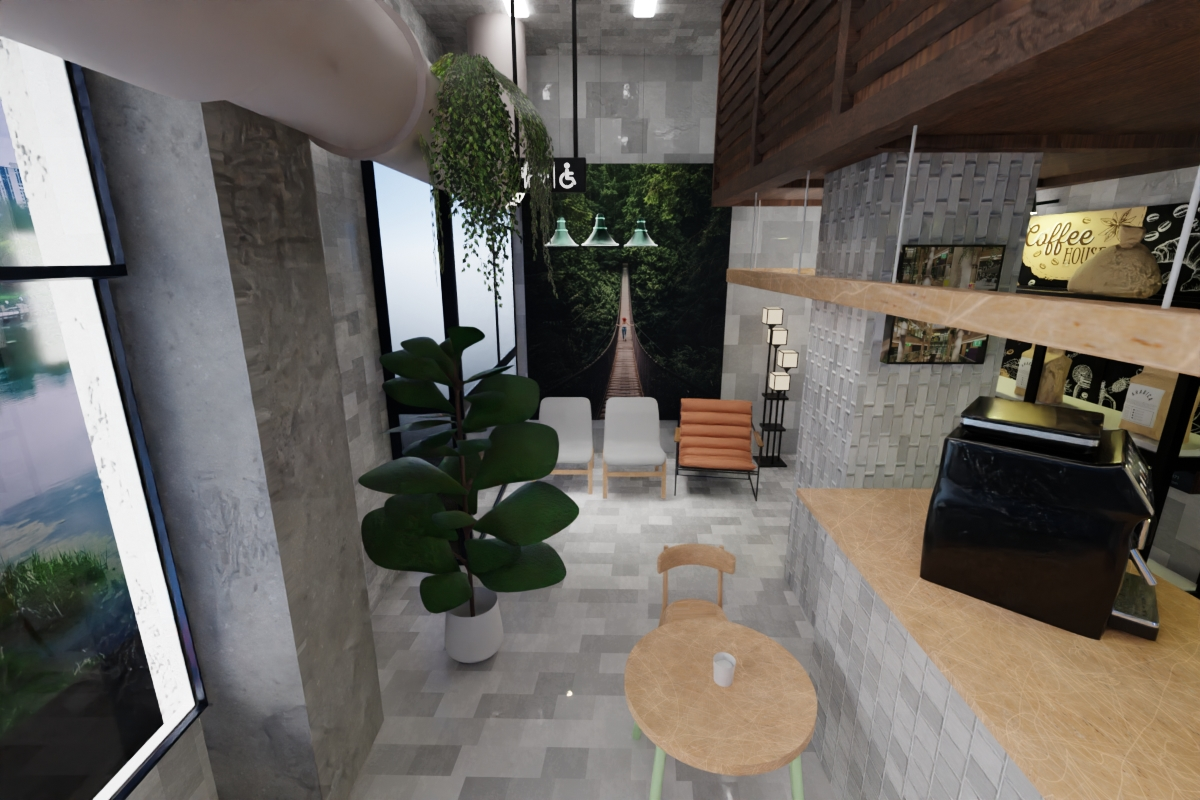
//> input picture input/first.bmp, 1200 x 800 px
$ ./main   (built with g++ and OpenCV 4)
//> lines starting //> are read from the running program, lines starting //| are printed output that depends on the picture
#include <iostream>
#include <string>
#include <fstream>
#include <Windows.h>
#include <cstdio>
#include <cstdint>
#include <algorithm>
#include <opencv2/opencv.hpp>
#include <vector>
#include <tuple>
#include <chrono>
using namespace std;
using namespace cv;
struct size
{
    int width;
    int height;
};
struct coord
{
    int x;
    int y;
};
class matrix
{
public:
    int row;
    int colm;
    double ** data;
    matrix(int r, int c) : row(r), colm(c) {
        data = new double*[row];
        for (int i = 0; i < row; i++) {
            data[i] = new double[colm];
        }
    }
    matrix(int r, int c, double ** d) : row(r), colm(c), data(d) {}
    matrix innerP(const matrix& other)
    {
        if (colm != other.row) {
            throw invalid_argument("ERROR: invalid product!");
        }
        matrix result(row, other.colm);
        for (int i = 0; i < row; i++) {
            for (int j = 0; j < other.colm; j++) {
                result.data[i][j] = 0;
                for (int k = 0; k < colm; k++) {
                    result.data[i][j] += data[i][k] * other.data[k][j];
                }
            }
        }
        return result;
    }
    matrix transpose()
    {
        matrix result(colm, row);
        for (int i = 0; i < row; i++) {
            for (int j = 0; j < colm; j++) {
                result.data[j][i] = data[i][j];
            }
        }
        return result;
    }
    //K의 역행렬, 특수한 경우로 일반적 역행렬에서 사용 금지 3x3
    matrix Kinv()
    {
        double ** invdata = new double*[3];
        for (int i = 0; i < 3; i++) {
            invdata[i] = new double[3];
        }
        invdata[0][0] = 1/data[0][0];
        invdata[0][1] = 0;
        invdata[0][2] = -data[0][2]/data[0][0];
        invdata[1][0] = 0;
        invdata[1][1] = 1/data[1][1];
        invdata[1][2] = -data[1][2]/data[1][1];
        invdata[2][0] = 0;
        invdata[2][1] = 0;
        invdata[2][2] = 1;
        return matrix(3, 3, invdata);
    }
    void print()
    {
        for (int i = 0; i < row; i++) {
            for (int j = 0; j < colm; j++) {
                cout << data[i][j] << " ";
            }
            cout << endl;
        }
    }
    ~matrix() {
        for (int i = 0; i < row; i++) {
            delete[] data[i];
        }
        delete[] data;
    }
};
struct calib
{
    matrix * K;
    matrix * R;
    matrix * T;
};
struct orbData
{
    vector<KeyPoint> prevKeypoint;
    vector<KeyPoint> nextKeypoint;
    vector<vector<DMatch>> matches;
};
struct cvHomographyResult
{
    Mat H;
    vector<Point2f> prevKeypoints;
    vector<Point2f> nextKeypoints;
    vector<DMatch> acceptMatch;
};
//좌표를 이미지 데이터 배열의 인덱스로 변환하는 함수
int cordtoidx(const struct size& imgSize, const struct coord& c){
        int temp = imgSize.height - 1 - c.y;
        return (temp * imgSize.width + c.x) * 3;
    }
/**
 * @brief BMP 파일을 로드하여 픽셀 데이터를 메모리에 할당합니다.
 * * @param filename 로드할 BMP 파일의 경로
 * @param[out] imgSize 로드된 이미지의 가로, 세로 크기가 저장될 구조체
 * @param[out] bmpFHeader 파일 헤더 정보를 담을 구조체 포인터
 * @param[out] bmpIHeader 정보 헤더 정보를 담을 구조체 포인터
 * @return 성공 시 할당된 픽셀 데이터의 포인터(BYTE*), 실패 시 nullptr 반환
 * @note 반환된 포인터는 사용 후 반드시 delete[]를 통해 메모리를 해제해야 합니다.
 */
BYTE * loadfile(const string filename, struct size& imgSize,BITMAPFILEHEADER* bmpFHeader, BITMAPINFOHEADER * bmpIHeader )
{
    printf("Loading file: %s\n", filename.c_str());
    ifstream file(filename, ios::binary);
    if (!file.is_open()) {
        cerr << "Error opening file: " << filename << endl;
        return nullptr;
    }
    file.read((char*)bmpFHeader, sizeof(BITMAPFILEHEADER));
    file.read((char*)bmpIHeader, sizeof(BITMAPINFOHEADER));
    if(bmpFHeader->bfType != 0x4D42) {
        cerr << "Not a valid BMP file: " << filename << endl;
        return nullptr;
    }
    imgSize.width = bmpIHeader->biWidth;
    imgSize.height = bmpIHeader->biHeight;
    printf("Width: %d, Height: %d\n", imgSize.width, imgSize.height);
    uint32_t dataSize = bmpIHeader->biSizeImage;
    if (dataSize == 0) {
        dataSize = imgSize.width * imgSize.height * (bmpIHeader->biBitCount / 8);
    }
    file.seekg(bmpFHeader->bfOffBits, std::ios::beg);
    BYTE* imgData = new BYTE[dataSize];
    file.read((char*)imgData, dataSize);
    file.close();
    return imgData;
}
/**
 * @brief 메모리에 있는 이미지 데이터를 BMP 파일로 저장합니다.
 * * @param filename 저장할 파일의 이름 (경로 포함)
 * @param imgSize 이미지의 가로, 세로 크기 정보
 * @param bmpFHeader 파일에 기록할 BITMAPFILEHEADER 구조체
 * @param bmpIHeader 파일에 기록할 BITMAPINFOHEADER 구조체
 * @param imgData 파일에 쓸 픽셀 데이터 배열의 포인터
 * @return void
 * * @details
 * 제공된 헤더 정보를 바탕으로 BMP 파일을 생성합니다.
 */
void savefile(const string filename, const struct size imgSize, const BITMAPFILEHEADER bmpFHeader, const BITMAPINFOHEADER bmpIHeader, const BYTE* imgData)
{
    ofstream file(filename, ios::binary);
    if (!file.is_open()) {
        cerr << "Error opening file for writing: " << filename << endl;
        return;
    }
    file.write((char*)&bmpFHeader, sizeof(BITMAPFILEHEADER));
    file.write((char*)&bmpIHeader, sizeof(BITMAPINFOHEADER));
    file.seekp(bmpFHeader.bfOffBits, std::ios::beg);
    uint32_t dataSize = bmpIHeader.biSizeImage;
    if (dataSize == 0) {
        dataSize = imgSize.width * imgSize.height * (bmpIHeader.biBitCount / 8);
    }
    file.write((char*)imgData, dataSize);
    file.close();
}
/**
 * @brief 사각형 영역을 지정하여 마스킹을 위한 이미지 마스크 데이터를 생성합니다.
 *
 * @param imgSize       대상 이미지의 해상도 정보 (가로, 세로 크기)
 * @param maskingCords  사각형의 꼭짓점 좌표 배열 (순서: [0]=ul, [1]=ur, [2]=dl, [3]=dr)
 *
 * @return BYTE*        동적 할당된 마스크 데이터 바이트 배열 포인터
 *                      (사용 후 반드시 delete[]로 메모리를 해제해야 합니다.)
 * @see masking
 */
BYTE * makeQuadMask(struct size imgSize, const coord * maskingCords)
{
    BYTE * maskdata = new BYTE[imgSize.width * imgSize.height * 3];
    fill(maskdata, maskdata + imgSize.width * imgSize.height * 3, 255);
    //ul, ur, dl, dr
    for (int i = maskingCords[0].y; i < maskingCords[3].y; i++)
    {
        for (int j = maskingCords[0].x; j < maskingCords[3].x; j++)
        {
            int idx = cordtoidx(imgSize, {j, i});
            maskdata[idx] = 0;
            maskdata[idx + 1] = 0;
            maskdata[idx + 2] = 0;
        }
    }
    return maskdata;
}
/**
 * @brief 원본 이미지 데이터와 마스크 데이터를 비트 연산으로 결합하여 마스킹을 수행합니다.
 *
 * @param source    원본 이미지의 픽셀 바이트 배열 포인터
 * @param mask      makeQuadMask 등을 통해 생성된 마스크 데이터 바이트 배열 포인터
 * @param imgSize   이미지의 해상도 정보 (가로, 세로 크기)
 *
 * @return BYTE*    마스킹 처리가 완료된 새로운 이미지의 동적 할당된 바이트 배열 포인터
 *                  (사용 후 반드시 delete[]로 메모리를 해제해야 합니다.)
 *
 * @note mask 배열의 배경은 255, 가릴 영역은 0으로 채워져 있어야 원본이 왜곡되지 않습니다.
 * @see makeQuadMask
 */
BYTE * masking(const BYTE * source, const BYTE * mask, struct size imgSize)
{
    BYTE * ret = new BYTE[imgSize.width * imgSize.height * 3];
    for(int i = 0; i < imgSize.width * imgSize.height * 3; i++)
    {
        ret[i] = source[i] & mask[i];
    }
    return ret;
}
struct calib Loadcalib(const string filename)
{
    ifstream file(filename);
    if (!file.is_open()) {
        cerr << "Error opening matrix file: " << filename << endl;
        return calib{nullptr, nullptr, nullptr};
    }
    double ** Kdata = new double*[3];
    for (int i = 0; i < 3; i++) {
        Kdata[i] = new double[3];
    }
    double ** Rdata = new double*[3];
    for (int i = 0; i < 3; i++) {
        Rdata[i] = new double[3];
    }
    double ** Tdata = new double*[3];
    for (int i = 0; i < 3; i++) {
        Tdata[i] = new double[1];
    }
    for (int i = 0; i < 3; i++) {
        for (int j = 0; j < 3; j++) {
            file >> Kdata[i][j];
        }
    }
    for (int i = 0; i < 3; i++) {
        for (int j = 0; j < 3; j++) {
            file >> Rdata[i][j];
        }
    }
    for (int i = 0; i < 3; i++) {
        file >> Tdata[i][0];
    }
    file.close();
    matrix * K = new matrix(3, 3, Kdata);
    matrix * R = new matrix(3, 3, Rdata);
    matrix * T = new matrix(3, 1, Tdata);
    return calib{K, R, T};
}
matrix findH(calib c, calib c2)
{
    matrix Rdiff = c2.R->innerP(c.R->transpose());
    matrix H = c.K->innerP(Rdiff).innerP(c.K->Kinv());
    return H;
}
coord * homography(matrix H, const coord * c){
    coord * ret = new coord[4];
    for (int i = 0; i < 4; i++) {
        matrix point(3, 1);
        point.data[0][0] = c[i].x;
        point.data[1][0] = c[i].y;
        point.data[2][0] = 1;
        matrix project = H.innerP(point);
        double temp = project.data[2][0];
        if(temp != 0) {
            ret[i].x = project.data[0][0] / temp;
            ret[i].y = project.data[1][0] / temp;
        } else {
            ret[i].x = c[i].x;
            ret[i].y = c[i].y;
        }
    }
    return ret;
}
Mat LoadCV(const string filename)
{
    Mat img = imread(filename);
    if(img.empty())
    {
        std::cout<<"Can't find image" << std::endl;
        return Mat();
    }
    return img;
}
struct orbData cvORB(const Mat& prev, const Mat& next)
{
    Ptr<FeatureDetector> detector = ORB::create();
    vector<KeyPoint> prevKeypoints, nextKeypoints;
    Mat prevDesc, nextDesc;
    detector->detectAndCompute(prev, noArray(), prevKeypoints, prevDesc);
    detector->detectAndCompute(next, noArray(), nextKeypoints, nextDesc);
    Ptr<DescriptorMatcher> matcher = BFMatcher::create(NORM_HAMMING);
    vector<vector<DMatch>> matches;
    matcher->knnMatch(prevDesc, nextDesc, matches, 2);
    return orbData{prevKeypoints, nextKeypoints, matches};
}
struct cvHomographyResult cvHomography(const orbData& data, double ratio)
{
    //Lowe's ratio test
    vector<DMatch> acceptMatch;
    for(const auto& m : data.matches)
    {
        if(m[0].distance< ratio * m[1].distance)
        {
            acceptMatch.push_back(m[0]);
        }
    }
    vector<Point2f> prevKeypoints, nextKeypoints;
    for(const auto& m : acceptMatch)
    {
        prevKeypoints.push_back(data.prevKeypoint[m.queryIdx].pt);
        nextKeypoints.push_back(data.nextKeypoint[m.trainIdx].pt);
    }
    Mat H = findHomography(prevKeypoints, nextKeypoints, RANSAC);
    cout << "Number of accepted matches: " << acceptMatch.size() << endl;
    cout << "Homography matrix:" << endl;
    cout << H << endl;
    return cvHomographyResult{H, prevKeypoints, nextKeypoints, acceptMatch};
}
double rmse(Mat img1, Mat img2)
{
    Mat diff;
    absdiff(img1, img2, diff);
    diff.convertTo(diff, CV_32F);
    Mat sq = diff.mul(diff);
    Scalar sum = cv::sum(sq);
    double total = sum[0] + sum[1] + sum[2];
    double elem = img1.rows * img1.cols * img1.channels();
    return sqrt(total / elem);
}
double iou(coord * c1, coord * c2)
{
    //마스크의 좌표를 이용하여 사각형 영역 계산
    int c1_xmin = min({c1[0].x, c1[1].x, c1[2].x, c1[3].x});
    int c1_xmax = max({c1[0].x, c1[1].x, c1[2].x, c1[3].x});
    int c1_ymin = min({c1[0].y, c1[1].y, c1[2].y, c1[3].y});
    int c1_ymax = max({c1[0].y, c1[1].y, c1[2].y, c1[3].y});

    int c2_xmin = min({c2[0].x, c2[1].x, c2[2].x, c2[3].x});
    int c2_xmax = max({c2[0].x, c2[1].x, c2[2].x, c2[3].x});
    int c2_ymin = min({c2[0].y, c2[1].y, c2[2].y, c2[3].y});
    int c2_ymax = max({c2[0].y, c2[1].y, c2[2].y, c2[3].y});
    //사각형 영역을 계산
    Rect c1_r(c1_xmin, c1_ymin, c1_xmax - c1_xmin, c1_ymax - c1_ymin);
    Rect c2_r(c2_xmin, c2_ymin, c2_xmax - c2_xmin, c2_ymax - c2_ymin);
    //교집합 영역 계산
    Rect inter = c1_r & c2_r;
    double interArea = inter.area();
    //합집합 영역 계산
    double unionArea = c1_r.area() + c2_r.area() - interArea;
    //에러처리
    if (unionArea == 0) {
        return 0.0;
    }
    return interArea / unionArea;
}
int main() {
    //시작 시간
    auto start = chrono::high_resolution_clock::now();

    //first.bmp 로드
    struct size fimgSize;
    BITMAPFILEHEADER fbmpFHeader;
    BITMAPINFOHEADER fbmpIHeader;
    auto fimgData = loadfile("input/first.bmp", fimgSize, &fbmpFHeader, &fbmpIHeader);

    struct size simgSize;
    BITMAPFILEHEADER sbmpFHeader;
    BITMAPINFOHEADER sbmpIHeader;
    auto simgData = loadfile("input/second.bmp", simgSize, &sbmpFHeader, &sbmpIHeader);

    //마스킹 좌표 설정, 마스크 데이터 생성
    coord maskingCoord[4] = {{514, 163}, {733, 163}, {514, 421}, {733, 421}};
    auto maskData = makeQuadMask(fimgSize, maskingCoord);

    //마스킹 수행
    auto fmaskedData = masking(fimgData, maskData, fimgSize);

    //output 폴더에 foutput.bmp로 저장
    savefile("output/first_masked_output.bmp", fimgSize, fbmpFHeader, fbmpIHeader, fmaskedData);

    auto sfmaskedData = masking(simgData, maskData, simgSize);
    savefile("output/second_masked_output_firstdata.bmp", simgSize, sbmpFHeader, sbmpIHeader, sfmaskedData);

    //호모그래피 계산
    auto fdata = Loadcalib("input/firstdata.txt");
    auto sdata = Loadcalib("input/seconddata.txt");
    auto H = findH(fdata, sdata);
    cout << "homography matrix:" << endl;
    H.print();

    //호모그래피 행렬을 마스킹 좌표에 적용
    coord * homographyCords = homography(H, maskingCoord);
    cout << "original coordinates:" << endl;
    for (int i = 0; i < 4; i++) {
        cout << "x: " << maskingCoord[i].x << ", y: " << maskingCoord[i].y << endl;
    }
    cout << "homography coordinates:" << endl;
    for (int i = 0; i < 4; i++) {
        cout << "x: " << homographyCords[i].x << ", y: " << homographyCords[i].y << endl;
    }

    //변환된 좌표를 이용하여 두 번째 이미지에 마스킹 적용
    auto smaskData = makeQuadMask(simgSize, homographyCords);
    auto smaskedData = masking(simgData, smaskData, simgSize);

    //output 폴더에 soutput.bmp로 저장
    savefile("output/second_masked_output_homography.bmp", simgSize, sbmpFHeader, sbmpIHeader, smaskedData);

    //------------------------OPENCV------------------------
    //OpenCV로 이미지 로드
    auto firstCV = LoadCV("input/first.bmp");
//> in LoadCV, img is the input picture: 800 rows x 1200 cols, CV_8UC3; mean B, G, R 93.3, 99.5, 104.3
    auto secondCV = LoadCV("input/second.bmp");
//> call 2 of LoadCV, with filename = "input/second.bmp"
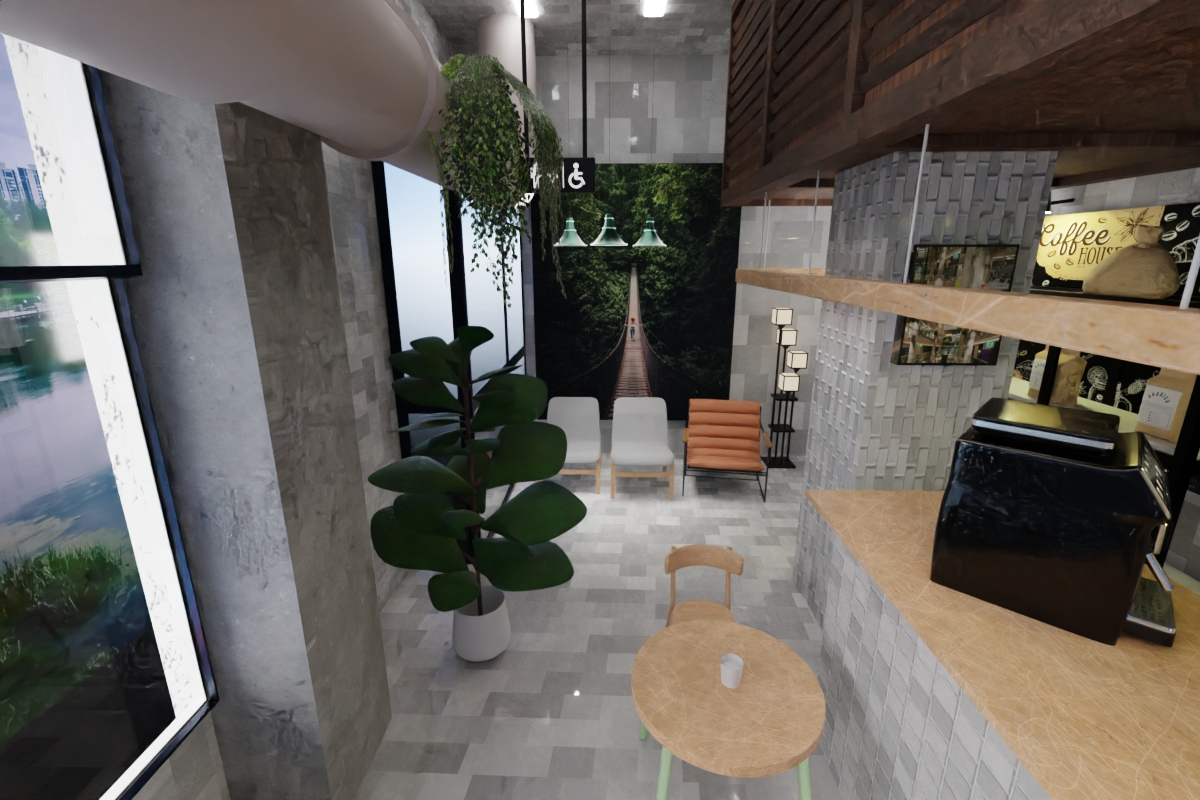
//> input picture input/second.bmp, 1200 x 800 px
//> in LoadCV, img is the input picture: 800 rows x 1200 cols, CV_8UC3; mean B, G, R 93.6, 99.6, 104.2
    //ORB 특징점 검출 및 매칭
    auto orbResult = cvORB(firstCV, secondCV);
//> in cvORB, `detector->detectAndCompute(prev, noArray(), prevKeypoints, prevDesc);`: prevKeypoints = 500 keypoints; strongest (x, y, size): (523, 193, 31), (563, 180, 44.6), (519, 196, 31), (519, 201, 31)
//> in cvORB, `detector->detectAndCompute(next, noArray(), nextKeypoints, nextDesc);`: nextKeypoints = 500 keypoints; strongest (x, y, size): (532, 194, 31), (528, 196, 31), (575, 183, 44.6), (525, 195, 31)
//> in cvORB, `matcher->knnMatch(prevDesc, nextDesc, matches, 2);`: matches = 500 matches
    cout << "Number of keypoints in first image: " << orbResult.prevKeypoint.size() << endl;
//| Number of keypoints in first image: 500
    cout << "Number of keypoints in second image: " << orbResult.nextKeypoint.size() << endl;
//| Number of keypoints in second image: 500
    cout << "Number of matches: " << orbResult.matches.size() << endl;
//| Number of matches: 500
    //매칭 결과 시각화
    Mat matchImg;
    drawMatches(firstCV, orbResult.prevKeypoint, secondCV, orbResult.nextKeypoint, orbResult.matches, matchImg);
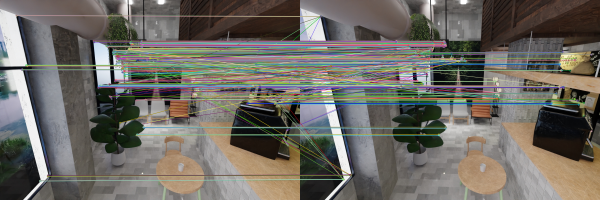
//> matchImg: 800 rows x 2400 cols, CV_8UC3 (shown at 1/4 size); mean B, G, R 99.2, 105.9, 109.5
//> orbResult.prevKeypoint has the same summary as prevKeypoints in cvORB; orbResult.nextKeypoint has the same summary as nextKeypoints in cvORB; orbResult.matches = 500 matches
    imwrite("output/ORB_matches.png", matchImg);

    auto HcvResult = cvHomography(orbResult, 0.75);
//> after the loop in cvHomography, `for(const auto& m : data.matches)`: acceptMatch = 346 matches
//> after the loop in cvHomography, `for(const auto& m : acceptMatch)`: prevKeypoints = 346 Points (x, y), first 12: [569, 165], [501, 219], [162, 723], [573, 178], [517, 203], [566, 179], [452, 210], [487, 239], [504, 256], [498, 219], [507, 256], [495, 249]; nextKeypoints = 346 Points (x, y), first 12: [578, 165], [510, 219], [174, 718], [582, 178], [526, 203], [575, 179], [462, 210], [496, 239], [513, 255], [507, 219], [516, 256], [504, 249]
//> in cvHomography, `Mat H = findHomography(prevKeypoints, nextKeypoints, RANSAC);`: H = [[0.96, -0.0126, 22.9], [-0.00771, 0.978, 4.94], [-3.07e-05, -1.14e-05, 1]]
//| Number of accepted matches: 346
//| [0.9598635588077755, -0.01262044008134024, 22.90297687433178;
//|  -0.007711118369689067, 0.9776564544218513, 4.935251603705161;
//|  -3.06565282832799e-05, -1.136299896391886e-05, 1]
    //ratio test를 적용하여 accept된 매칭을 시각화
    Mat acceptMatchImg;
    drawMatches(firstCV, orbResult.prevKeypoint, secondCV, orbResult.nextKeypoint, HcvResult.acceptMatch, acceptMatchImg);
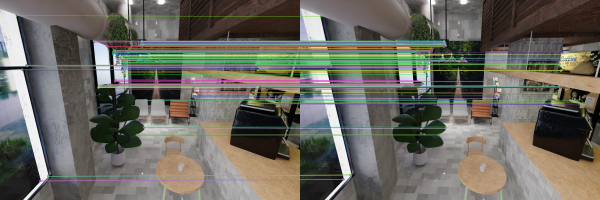
//> acceptMatchImg: 800 rows x 2400 cols, CV_8UC3 (shown at 1/4 size); mean B, G, R 97.1, 104.2, 107.2
//> HcvResult.acceptMatch = 346 matches
    imwrite("output/ORB_accepted_matches.png", acceptMatchImg);

    auto Hcv = HcvResult.H;
//> Hcv has the same summary as H in cvHomography
    double ** HcvData;
    HcvData = new double*[Hcv.rows];
        for (int i = 0; i < Hcv.rows; i++) {
            HcvData[i] = new double[Hcv.cols];
            for (int j = 0; j < Hcv.cols; j++) {
                HcvData[i][j] = Hcv.at<double>(i, j);
            }
        }
    matrix HcvM(Hcv.rows, Hcv.cols, HcvData);

    //호모그래피 행렬을 마스킹 좌표에 적용
    coord * homographyCordsCV = homography(HcvM, maskingCoord);
//> the loop in homography (call 2), `for (int i = 0; i < 4; i++)` made 4 passes
//> temp on passes 1 to 4: 0.982, 0.976, 0.979, 0.973
    cout << "original coordinates:" << endl;
    for (int i = 0; i < 4; i++) {
        cout << "x: " << maskingCoord[i].x << ", y: " << maskingCoord[i].y << endl;
    }
    cout << "homography coordinates:" << endl;
    for (int i = 0; i < 4; i++) {
        cout << "x: " << homographyCordsCV[i].x << ", y: " << homographyCordsCV[i].y << endl;
    }
//> this loop made 4 passes
//| x: 523, y: 163
//| x: 742, y: 162
//| x: 521, y: 421
//| x: 741, y: 422

    //변환된 좌표를 이용하여 두 번째 이미지에 마스킹 적용
    auto smaskDataCV = makeQuadMask(simgSize, homographyCordsCV);
    auto smaskedDataCV = masking(simgData, smaskDataCV, simgSize);

    //output 폴더에 soutput.bmp로 저장
    savefile("output/second_masked_output_homography_opencv.bmp", simgSize, sbmpFHeader, sbmpIHeader, smaskedDataCV);

    //output/second_masked_output_homography.bmp와 output/second_masked_output_homography_opencv.bmp의 차이점 분석
    Mat homographyOutput = imread("output/second_masked_output_homography.bmp");
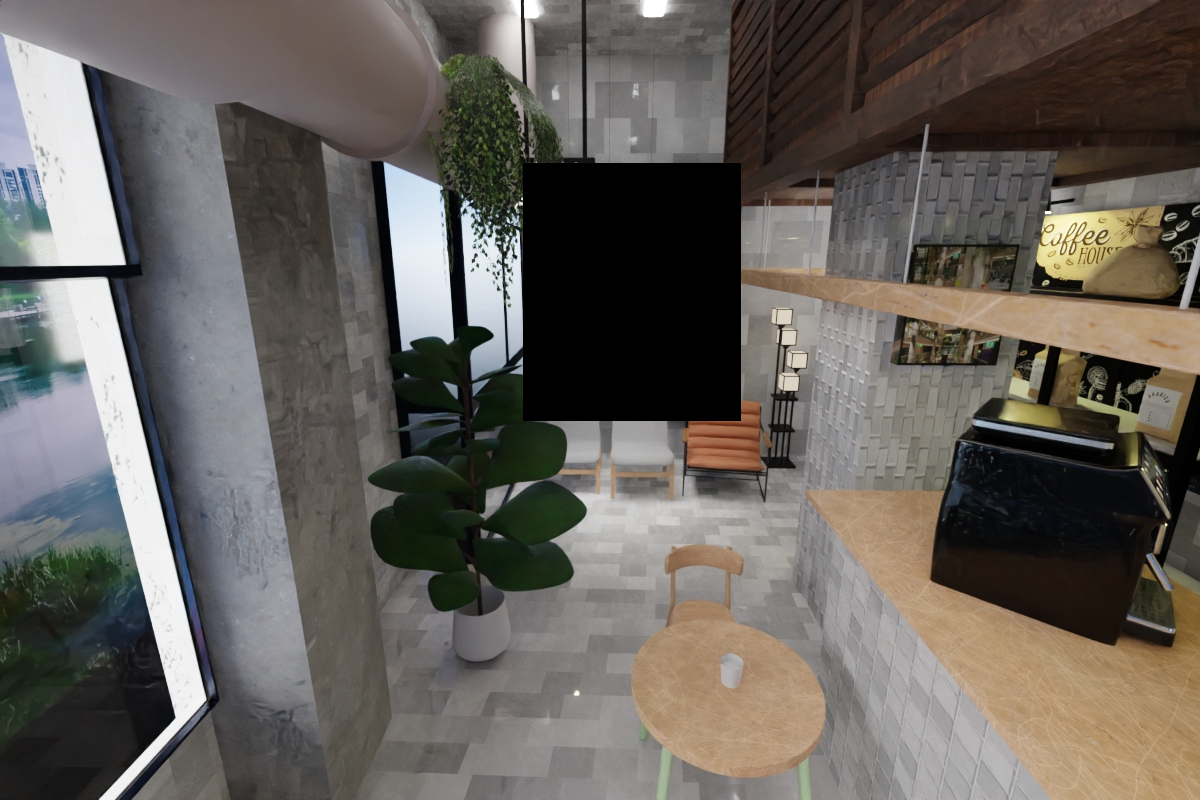
//> homographyOutput: 800 rows x 1200 cols, CV_8UC3; mean B, G, R 91.3, 96.9, 101.7
    Mat homographyOutputCV = imread("output/second_masked_output_homography_opencv.bmp");
    Mat diff;
    absdiff(homographyOutput, homographyOutputCV, diff);
//> (the rest of the program and of its run is left out)
